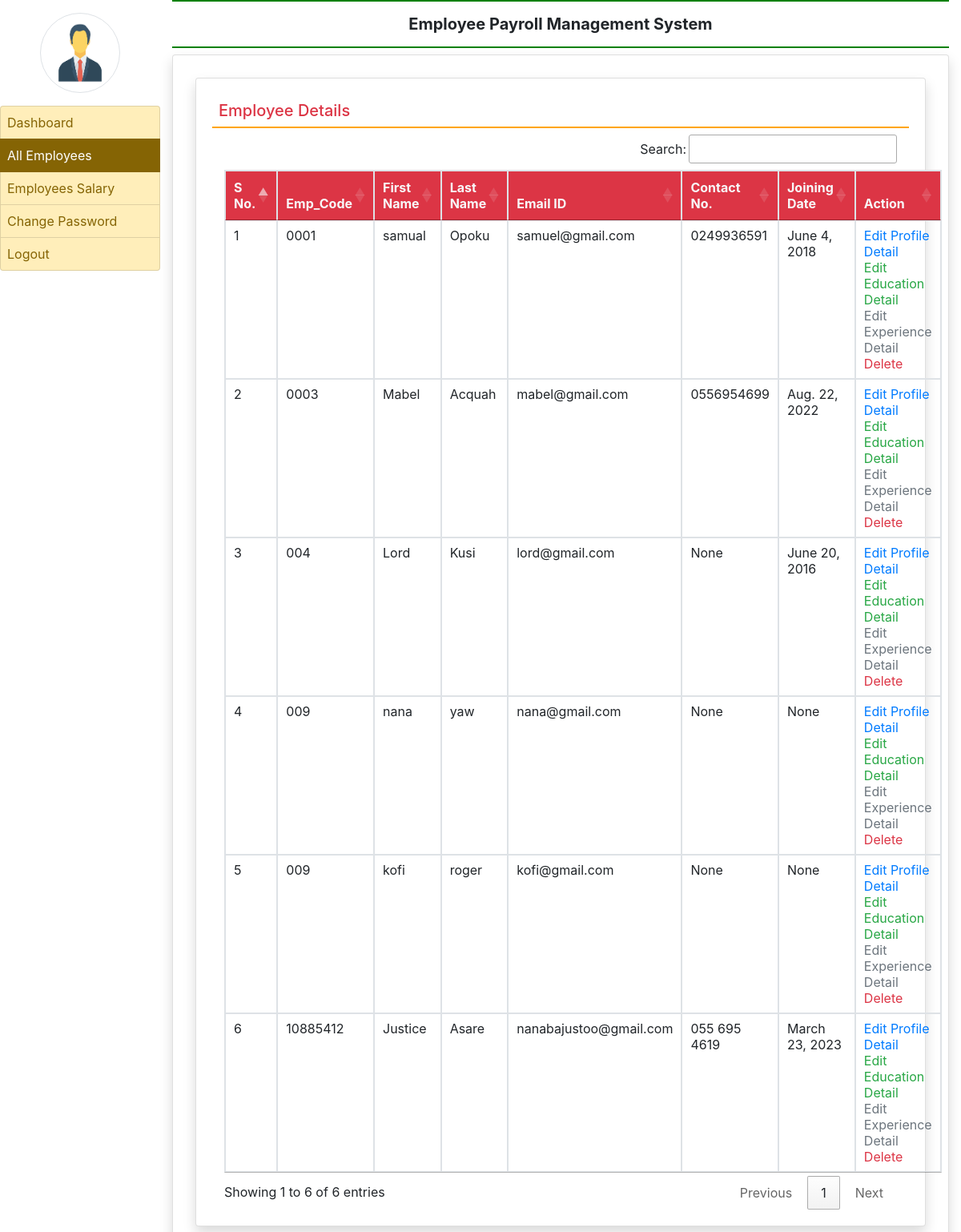
Page /all_employee/ (signed in) on the committed database.
### employee/models.py (models this page shows, shortened)
class EmployeeDetail(models.Model):
    objects = None
    user = models.ForeignKey(User, on_delete=models.CASCADE)
    empcode = models.CharField(max_length=50)
    empdept = models.CharField(max_length=100, null=True)
    designation = models.CharField(max_length=100, null=True)
    contact = models.CharField(max_length=15, null=True)
    gender = models.CharField(max_length=50, null=True)
    joiningdate = models.DateField(null=True)

### employee/views.py (the view)
# urls.py: path('all_employee/', all_employee, name='all_employee'),
def all_employee(request):
    if not request.user.is_authenticated:
        return redirect('admin_login')
    employee = EmployeeDetail.objects.all()
    return render(request, 'all_employee.html', locals())

### employee/templates/all_employee.html
{% extends 'admin_base.html' %}
{% block main %}
<div class="card shadow m-2" xmlns="http://www.w3.org/1999/html">
    <div class="card-body">
        <h5 class="p-2 text-danger" style="border-bottom : 2px solid orange "> Employee Details</h5>
        <div class="container-fluid">
        <table class="table table-bordered table-hover" id="example">
            <thead class="text-light bg-danger">
            <tr>
                <th>S No.</th>
                <th>Emp_Code</th>
                <th>First Name</th>
                <th>Last Name</th>
                <th>Email ID</th>
                <th>Contact No.</th>
                <th>Joining Date</th>
                <th>Action</th>
            </tr>
            </thead>
            <tbody>
            {% for i in employee %}
            <tr>
                <td>{{forloop.counter}}</td>
                <td>{{i.empcode}}</td>
                <td>{{i.user.first_name}}</td>
                <td>{{i.user.last_name}}</td>
                <td>{{i.user.username}}</td>
                <td>{{i.contact}}</td>
                <td>{{i.joiningdate}}</td>
                <td><a href="{% url 'edit_profile' i.id  %}" class="text-primary">Edit Profile Detail</a>
                    <br><a href="{% url 'edit_education' i.user.id  %}" class="text-success">Edit Education Detail</a>
                    <br><a href="{% url 'edit_myexperience' i.user.id  %}" class="text-secondary">Edit Experience Detail</a>
                    <br><a href="{% url 'delete_employee' i.user.id  %}" class="text-danger" onclick="return confirm('Are You Sure?')">Delete</a> </td>
            </tr>
            {% endfor %}
            </tbody>
        </table>
        </div>
    </div>
</div>
{% endblock %}

### employee/templates/admin_base.html (shortened to what this page needs)
 {% load static %}
<html>
<head>
  <link rel="stylesheet" href="https://cdn.jsdelivr.net/npm/bootstrap@4.6.1/dist/css/bootstrap.min.css">
 <link rel="stylesheet" href="https://use.fontawesome.com/releases/v5.7.0/css/all.css">
    <link rel="stylesheet" href="https://cdn.datatables.net/1.12.1/css/jquery.dataTables.min.css">
    <link rel="stylesheet" href="https://cdn.datatables.net/buttons/2.2.3/css/buttons.dataTables.min.css">
</head>
 <body>
 <div class="container-fluid">
     <div class="row">
         <div class="col-sm-2 p-0">
           <center> <img src="{% static 'images/adminlogin.png' %}" width="100" height="100" class="img-thumbnail rounded-circle my-3"></center>
             <div class="list-group">
                 <a href="{% url 'admin_home' %}" class="list-group-item list-group-item-warning list-group-item-action {% if request.path == '/admin_home/' %} active {% endif %}">Dashboard</a>
                 <a href="{% url 'all_employee' %}" class="list-group-item list-group-item-warning list-group-item-action {% if request.path == '/all_employee/' %} active {% endif %}">All Employees</a>
                 <a href="{% url 'emp_salary' %}" class="list-group-item list-group-item-warning list-group-item-action {% if request.path == '/emp_salary/' %} active {% endif %}">Employees Salary</a>
                 <a href="{% url 'change_passwordadmin' %}" class="list-group-item list-group-item-warning list-group-item-action {% if request.path == '/change_passwordadmin/' %} active {% endif %}">Change Password</a>
                 <a href="{% url 'logout' %}" class="list-group-item list-group-item-warning list-group-item-action">Logout</a>
             </div>
         </div>
         <div class="col-sm-10 p-0">
             <div class="container">
                 <h5 class="text-center p-3 font-weight-bold" style="border-bottom: 2px solid green ; border-top: 2px solid green ">Employee Payroll Management System</h5>
                 <div class="card shadow" style="min-height : 89vh">
                     <div class="card-body">
                     {% block main %}
                         {% endblock %}
                     </div>
                 </div>
             </div>
         </div>
     </div>
 </div>
 </body>
 </html>

### employee/templates/admin_base.html (style rules this page uses)
.list-group-item { padding:8px !important; }

### rows in the picture
EmployeeDetail: empcode "0001", user.first_name "samual", user.last_name "Opoku", user.username "samuel@gmail.com", contact "0249936591", joiningdate "June 4, 2018"
EmployeeDetail: empcode "0003", user.first_name "Mabel", user.last_name "Acquah", user.username "mabel@gmail.com", contact "0556954699", joiningdate "Aug. 22, 2022"
EmployeeDetail: empcode "004", user.first_name "Lord", user.last_name "Kusi", user.username "lord@gmail.com", contact "None", joiningdate "June 20, 2016"
EmployeeDetail: empcode "009", user.first_name "nana", user.last_name "yaw", user.username "nana@gmail.com", contact "None", joiningdate "None"
EmployeeDetail: empcode "009", user.first_name "kofi", user.last_name "roger", user.username "kofi@gmail.com", contact "None", joiningdate "None"
EmployeeDetail: empcode "10885412", user.first_name "Justice", user.last_name "Asare", user.username "nanabajustoo@gmail.com", contact "055 695 4619", joiningdate "March 23, 2023"
